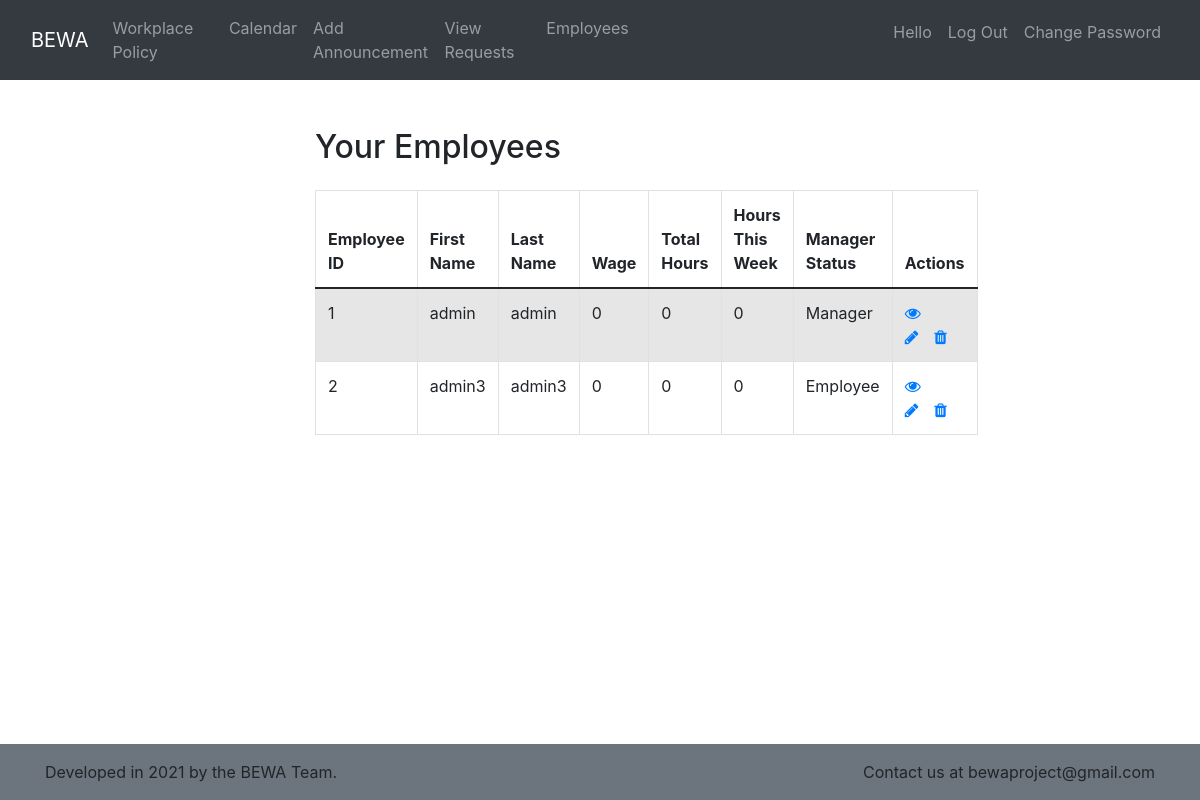
The page /employees/employeeList.php (signed in) on the database its author committed.
### tables this page shows
CREATE TABLE `employee` (
  `empID` int(11) NOT NULL,
  `uid` int(11) NOT NULL,
  `wage` int(11) NOT NULL DEFAULT 0,
  `hoursWorked` int(11) NOT NULL DEFAULT 0,
  `hoursWorkedLastWeek` int(11) NOT NULL DEFAULT 0,
  `managerStatus` tinyint(1) NOT NULL DEFAULT 0
);

CREATE TABLE `users` (
  `uid` int(11) NOT NULL,
  `username` varchar(50) NOT NULL,
  `password` varchar(255) NOT NULL,
  `created_at` datetime DEFAULT current_timestamp(),
  `isAdmin` tinyint(1) NOT NULL,
  `firstName` text NOT NULL,
  `lastName` text NOT NULL
);

### employees/employeeList.php (the view, shortened to what this page needs)
<?php require '../includes/dbh.inc.php';
require '../header.php';
?>
<!DOCTYPE html>
<html lang="en">
<head>
    <link rel="stylesheet" href="https://stackpath.bootstrapcdn.com/bootstrap/4.5.2/css/bootstrap.min.css">
    <link rel="stylesheet" href="https://maxcdn.bootstrapcdn.com/font-awesome/4.7.0/css/font-awesome.min.css">
</head>
<body>
    <div class="wrapper">
        <div class="container-fluid">
            <div class="row">
                <div class="col-md-12">
                    <div class="mt-5 mb-3 clearfix">
                        <h2 class="pull-left">Your Employees</h2>
                    </div>
                    <?php
                    $sql = "SELECT * FROM employee, users WHERE employee.uid = users.uid GROUP BY users.uid";
                    if($result = mysqli_query($conn, $sql)){
                        if(mysqli_num_rows($result) > 0){
                            echo '<table class="table table-bordered table-striped">';
                                echo "<thead>";
                                    echo "<tr>";
                                        echo "<th>Employee ID</th>";
                                        echo "<th>First Name</th>";
                                        echo "<th>Last Name</th>";
                                        echo "<th>Wage</th>";
                                        echo "<th>Total Hours</th>";
                                        echo "<th>Hours This Week</th>";
                                        echo "<th>Manager Status</th>";
                                        echo "<th>Actions</th>";
                                    echo "</tr>";
                                echo "</thead>";
                                echo "<tbody>";
                                while($row = mysqli_fetch_array($result)){
                                    echo "<tr>";
                                        echo "<td>" . $row['empID'] . "</td>";
                                        echo "<td>" . $row['firstName'] . "</td>";
                                        echo "<td>" . $row['lastName'] . "</td>";
                                        echo "<td>" . $row['wage'] . "</td>";
                                        echo "<td>" . $row['hoursWorked'] . "</td>";
                                        echo "<td>" . $row['hoursWorkedLastWeek'] . "</td>";
                                        echo "<td>";
                                        if($row['managerStatus']==1){
                                          echo "Manager";
                                        }else{
                                          echo "Employee";
                                        }
                                        echo "</td>";
                                        echo "<td>";
                                            echo '<a href="viewEmployee.php?empID='. $row['empID'] .'" class="mr-3" title="View Record" data-toggle="tooltip"><span class="fa fa-eye"></span></a>';
                                            echo '<a href="updateEmployee.php?empID='. $row['empID'] .'" class="mr-3" title="Update Record" data-toggle="tooltip"><span class="fa fa-pencil"></span></a>';
                                            echo '<a href="delete.php?empID='. $row['empID'] .'" title="Delete Record" data-toggle="tooltip"><span class="fa fa-trash"></span></a>';
                                        echo "</td>";
                                    echo "</tr>";
                                }
                                echo "</tbody>";
                            echo "</table>";
                        } else{
                            echo '<div class="alert alert-danger"><em>No records were found.</em></div>';
                        }
                    } else{
                        echo "Oops! Something went wrong. Please try again later.";
                    }
                    ?>
                </div>
            </div>
        </div>
    </div>
</body>
</html>
<?php require '../footer.php' ?>

### header.php (shortened to what this page needs)
<!DOCTYPE html>
<html lang="en">
<head>
    <link href="https://cdn.jsdelivr.net/npm/bootstrap@5.0.0-beta1/dist/css/bootstrap.min.css" rel="stylesheet">
</head>
<body>
    <nav class="navbar navbar-expand-lg navbar-dark bg-dark">
      <div class="container-fluid">
        <a class="navbar-brand" href="/bewa-repo/home.php">BEWA</a>
        <div class="collapse navbar-collapse" id="navbarNavAltMarkup">
          <div class="navbar-nav">
            <a class="nav-link" href="#">Workplace Policy</a>
            <a class="nav-link" href="/bewa-repo/PHPTesting/testing4/Calendar/index.php">Calendar</a>
            <a class="nav-link" href="/bewa-repo/announcement.php">Add Announcement</a>
            <?php if ($_SESSION["isAdmin"]==1) {
              echo "<a class=\"nav-link\" href=\"/bewa-repo/requests.php\">View Requests</a>";
              echo "<a class=\"nav-link\" href=\"/bewa-repo/employees/employeeList.php\">Employees</a>";
            } ?>
          </div>
        </div>
        <div class="collapse navbar-collapse d-flex justify-content-end" id="navbarNavAltMarkup">
          <div class="navbar-nav">
            <?php echo "<p class=\"nav-link\">Hello ".htmlspecialchars($_SESSION["firstName"])."</p>"    ; ?>
            <a class="nav-link" href="/bewa-repo/logout2.php">Log Out</a>
            <a class="nav-link" href="/bewa-repo/reset-password2.php">Change Password</a>
          </div>
        </div>
    </nav>
</body>
</html>

### footer.php
<footer class="footer mt-5 py-3 bg-secondary" style="bottom:0; position:fixed; width:100%;">
  <div class="container">
    <span>Developed in 2021 by the BEWA Team.</span>
    <span class="float-end">Contact us at bewaproject@gmail.com</span>
  </div>
</footer>
</body>
</html>

### employees/employeeList.php (style rules this page uses)
.wrapper { width: 600px; margin: 0 auto; }
table tr td:last-child { width: 120px; }

### rows shown on the page
employee: empID "1", uid.firstName "admin", uid.lastName "admin", wage "0", hoursWorked "0", hoursWorkedLastWeek "0", managerStatus "Manager"
employee: empID "2", uid.firstName "admin3", uid.lastName "admin3", wage "0", hoursWorked "0", hoursWorkedLastWeek "0", managerStatus "Employee"
